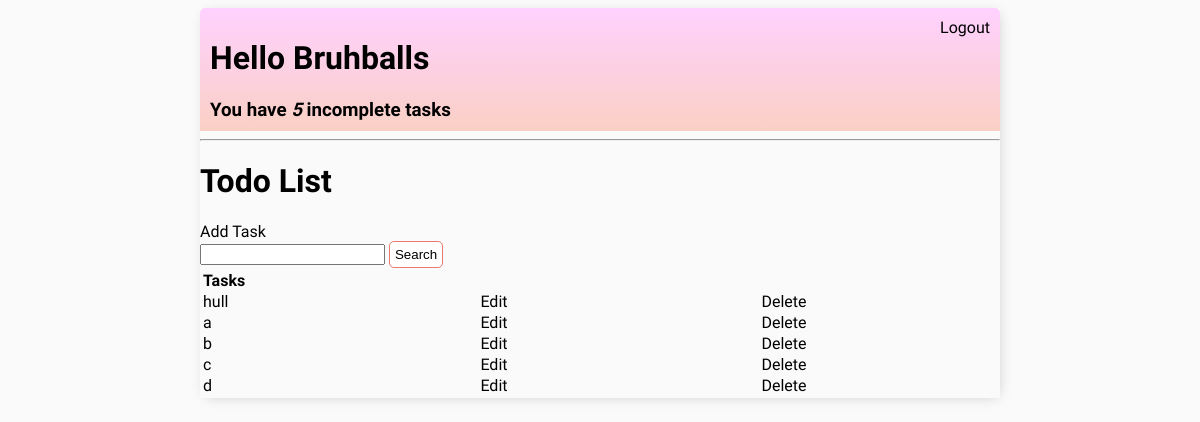
The page / (signed in) on the database its author committed.
### base/models.py (models this page shows, shortened)
class Task(models.Model):
    user = models.ForeignKey(User, on_delete=models.CASCADE, null = True, blank = True)
    title = models.CharField(max_length=200)
    description = models.TextField(null=True,blank =True)
    complete = models.BooleanField(default=False)
    create = models.DateTimeField(auto_now_add=True)
    class Meta:
        ordering = ['complete']

### base/views.py (the view)
# urls.py: path('', TaskList.as_view(), name = 'tasks'),
class TaskList(LoginRequiredMixin,ListView):
    model = Task
    context_object_name = 'tasks'
    def get_context_data(self, **kwargs):
        context = super().get_context_data(**kwargs)
        context['tasks'] = context['tasks'].filter(user=self.request.user)
        context['count'] = context['tasks'].filter(complete=False).count()
        search_input = self.request.GET.get('search-area') or ''
        if search_input:
            context['tasks'] = context['tasks'].filter(title__icontains=search_input)
        context['search_input'] = search_input
        return context

### base/templates/base/task_list.html
{% extends "base/main.html" %}
{%block content%}
<div class = "header-bar">
    <div>
        <h1>Hello {{request.user|title}}</h1>
        <h3 style="margin:0">You have <i>{{count}}</i> incomplete tasks</h3>
    </div>
    {%if request.user.is_authenticated%}
    <a href="{% url 'logout'%}">Logout</a>
    {%else%}
    <a href="{%url 'login'%}">Login</a>
    {%endif%}
</div>
<hr>
<h1>Todo List</h1>
<a href="{%url 'task-create' %}">Add Task</a>
<form method="GET">
    <input type ="text" name = 'search-area' value="{{search_input}}">
    <input class = "button" type ="submit" value = 'Search'>
</form>
<table>
    <tr>
        <th>Tasks</th>
    </tr>
    {% for task in tasks %}
    <tr>
        <td>{{task.title}}</td>
        <td class="action-links">
            <a href="{% url 'task-update' task.id %}">Edit</a>
            <a href="{% url 'task-delete' task.id %}">Delete</a>
        </td>
    </tr>
    {% empty%}
        <h3>No items in list</h3>
    {% endfor %}
</table>
{%endblock content%}

### base/templates/base/main.html (style rules this page uses)
body { background-color:#FAFAFA; font-family: 'Inclusive Sans', sans-serif; padding-top: 50 px; }
.button { border: 1px solid #EB796F; background-color: white; color: black; padding: 5px; border-radius: 5px; cursor: pointer; text-decoration:none; }
.header-bar { display:flex; justify-content: space-between; color: fff; padding: 10px; border-radius: 5px 5px 0 0; background-image: linear-gradient(to top, #fad0c4 0%, #ffd1ff 100%); }
.header-bar a { color: black; text-decoration: none; }
.action-links a { text-align: right; padding-left:250px; }
a { text-decoration: none; color:black; }
tr { display: flex; justify-content: space-between; align-items: center; }

### rows shown on the page
Task: title "hull"
Task: title "a"
Task: title "b"
Task: title "c"
Task: title "d"

### other values the page prints
{{ request.user|title }} "Bruhballs"
{{ count }} "5"
